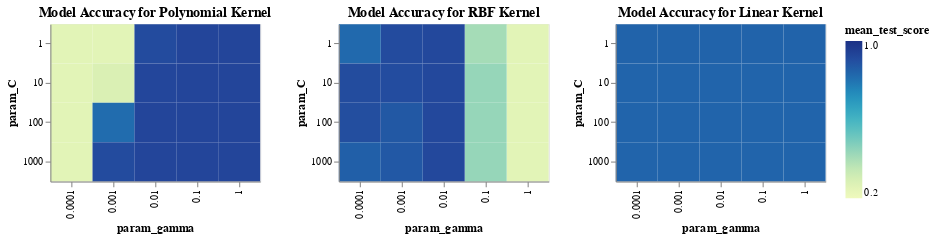

Source (notebook cell):
### Markdown cell above
**Overview of the results:**

### Code cell
import altair as alt

result = result[["mean_test_score", "param_C", "param_gamma", "param_kernel"]]

poly = alt.Chart(result[result["param_kernel"]=='poly']).mark_rect().encode(
    x='param_gamma:O',
    y='param_C:O',
    color=alt.Color('mean_test_score:Q', scale=alt.Scale(domain=[0.2,1]))
)
rbf = alt.Chart(result[result["param_kernel"]=='rbf']).mark_rect().encode(
    x='param_gamma:O',
    y='param_C:O',
    color=alt.Color('mean_test_score:Q', scale=alt.Scale(domain=[0.2,1]))
)
linear = alt.Chart(result[result["param_kernel"]=='linear']).mark_rect().encode(
    x='param_gamma:O',
    y='param_C:O',
    color=alt.Color('mean_test_score:Q', scale=alt.Scale(domain=[0.2,1]))
).properties(
    width=200,
    height=150,
    title='Model Accuracy for Linear Kernel'
)
poly.properties(
    width=200,
    height=150,
    title='Model Accuracy for Polynomial Kernel'
)|rbf.properties(
    width=200,
    height=150,
    title='Model Accuracy for RBF Kernel'
)|linear

### Figure 1 — Vega-Lite specification as saved in the notebook (floating-point values rounded to 4 significant figures)
{"config": {"view": {"continuousWidth": 400, "continuousHeight": 300}}, "hconcat": [{"data": {"name": "data-0d8f91e9444315e4e7b7def88c9a9093"}, "mark": "rect", "encoding": {"color": {"type": "quantitative", "field": "mean_test_score", "scale": {"domain": [0.2, 1]}}, "x": {"type": "ordinal", "field": "param_gamma"}, "y": {"type": "ordinal", "field": "param_C"}}, "height": 150, "title": "Model Accuracy for Polynomial Kernel", "width": 200}, {"data": {"name": "data-c41511076a749eeaf9bd0837caf43494"}, "mark": "rect", "encoding": {"color": {"type": "quantitative", "field": "mean_test_score", "scale": {"domain": [0.2, 1]}}, "x": {"type": "ordinal", "field": "param_gamma"}, "y": {"type": "ordinal", "field": "param_C"}}, "height": 150, "title": "Model Accuracy for RBF Kernel", "width": 200}, {"data": {"name": "data-e9957d63ae8c249c75acb935a592700d"}, "mark": "rect", "encoding": {"color": {"type": "quantitative", "field": "mean_test_score", "scale": {"domain": [0.2, 1]}}, "x": {"type": "ordinal", "field": "param_gamma"}, "y": {"type": "ordinal", "field": "param_C"}}, "height": 150, "title": "Model Accuracy for Linear Kernel", "width": 200}], "$schema": "https://vega.github.io/schema/vega-lite/v4.8.1.json", "datasets": {"data-0d8f91e9444315e4e7b7def88c9a9093": [{"mean_test_score": 0.9255, "param_C": 1, "param_gamma": 1, "param_kernel": "poly"}, {"mean_test_score": 0.9255, "param_C": 1, "param_gamma": 0.1, "param_kernel": "poly"}, {"mean_test_score": 0.91, "param_C": 1, "param_gamma": 0.01, "param_kernel": "poly"}, {"mean_test_score": 0.254, "param_C": 1, "param_gamma": 0.001, "param_kernel": "poly"}, {"mean_test_score": 0.254, "param_C": 1, "param_gamma": 0.0001, "param_kernel": "poly"}, {"mean_test_score": 0.9255, "param_C": 10, "param_gamma": 1, "param_kernel": "poly"}, {"mean_test_score": 0.9255, "param_C": 10, "param_gamma": 0.1, "param_kernel": "poly"}, {"mean_test_score": 0.9235, "param_C": 10, "param_gamma": 0.01, "param_kernel": "poly"}, {"mean_test_score": 0.284, "param_C": 10, "param_gamma": 0.001, "param_kernel": "poly"}, {"mean_test_score": 0.254, "param_C": 10, "param_gamma": 0.0001, "param_kernel": "poly"}, {"mean_test_score": 0.9255, "param_C": 100, "param_gamma": 1, "param_kernel": "poly"}, {"mean_test_score": 0.9255, "param_C": 100, "param_gamma": 0.1, "param_kernel": "poly"}, {"mean_test_score": 0.9255, "param_C": 100, "param_gamma": 0.01, "param_kernel": "poly"}, {"mean_test_score": 0.8175, "param_C": 100, "param_gamma": 0.001, "param_kernel": "poly"}, {"mean_test_score": 0.254, "param_C": 100, "param_gamma": 0.0001, "param_kernel": "poly"}, {"mean_test_score": 0.9255, "param_C": 1000, "param_gamma": 1, "param_kernel": "poly"}, {"mean_test_score": 0.9255, "param_C": 1000, "param_gamma": 0.1, "param_kernel": "poly"}, {"mean_test_score": 0.9255, "param_C": 1000, "param_gamma": 0.01, "param_kernel": "poly"}, {"mean_test_score": 0.91, "param_C": 1000, "param_gamma": 0.001, "param_kernel": "poly"}, {"mean_test_score": 0.254, "param_C": 1000, "param_gamma": 0.0001, "param_kernel": "poly"}], "data-c41511076a749eeaf9bd0837caf43494": [{"mean_test_score": 0.254, "param_C": 1, "param_gamma": 1, "param_kernel": "rbf"}, {"mean_test_score": 0.4065, "param_C": 1, "param_gamma": 0.1, "param_kernel": "rbf"}, {"mean_test_score": 0.918, "param_C": 1, "param_gamma": 0.01, "param_kernel": "rbf"}, {"mean_test_score": 0.9075, "param_C": 1, "param_gamma": 0.001, "param_kernel": "rbf"}, {"mean_test_score": 0.8235, "param_C": 1, "param_gamma": 0.0001, "param_kernel": "rbf"}, {"mean_test_score": 0.254, "param_C": 10, "param_gamma": 1, "param_kernel": "rbf"}, {"mean_test_score": 0.436, "param_C": 10, "param_gamma": 0.1, "param_kernel": "rbf"}, {"mean_test_score": 0.9185, "param_C": 10, "param_gamma": 0.01, "param_kernel": "rbf"}, {"mean_test_score": 0.9055, "param_C": 10, "param_gamma": 0.001, "param_kernel": "rbf"}, {"mean_test_score": 0.907, "param_C": 10, "param_gamma": 0.0001, "param_kernel": "rbf"}, {"mean_test_score": 0.254, "param_C": 100, "param_gamma": 1, "param_kernel": "rbf"}, {"mean_test_score": 0.436, "param_C": 100, "param_gamma": 0.1, "param_kernel": "rbf"}, {"mean_test_score": 0.9185, "param_C": 100, "param_gamma": 0.01, "param_kernel": "rbf"}, {"mean_test_score": 0.872, "param_C": 100, "param_gamma": 0.001, "param_kernel": "rbf"}, {"mean_test_score": 0.9005, "param_C": 100, "param_gamma": 0.0001, "param_kernel": "rbf"}, {"mean_test_score": 0.254, "param_C": 1000, "param_gamma": 1, "param_kernel": "rbf"}, {"mean_test_score": 0.436, "param_C": 1000, "param_gamma": 0.1, "param_kernel": "rbf"}, {"mean_test_score": 0.9185, "param_C": 1000, "param_gamma": 0.01, "param_kernel": "rbf"}, {"mean_test_score": 0.8705, "param_C": 1000, "param_gamma": 0.001, "param_kernel": "rbf"}, {"mean_test_score": 0.852, "param_C": 1000, "param_gamma": 0.0001, "param_kernel": "rbf"}], "data-e9957d63ae8c249c75acb935a592700d": [{"mean_test_score": 0.8405, "param_C": 1, "param_gamma": 1, "param_kernel": "linear"}, {"mean_test_score": 0.8405, "param_C": 1, "param_gamma": 0.1, "param_kernel": "linear"}, {"mean_test_score": 0.8405, "param_C": 1, "param_gamma": 0.01, "param_kernel": "linear"}, {"mean_test_score": 0.8405, "param_C": 1, "param_gamma": 0.001, "param_kernel": "linear"}, {"mean_test_score": 0.8405, "param_C": 1, "param_gamma": 0.0001, "param_kernel": "linear"}, {"mean_test_score": 0.837, "param_C": 10, "param_gamma": 1, "param_kernel": "linear"}, {"mean_test_score": 0.837, "param_C": 10, "param_gamma": 0.1, "param_kernel": "linear"}, {"mean_test_score": 0.837, "param_C": 10, "param_gamma": 0.01, "param_kernel": "linear"}, {"mean_test_score": 0.837, "param_C": 10, "param_gamma": 0.001, "param_kernel": "linear"}, {"mean_test_score": 0.837, "param_C": 10, "param_gamma": 0.0001, "param_kernel": "linear"}, {"mean_test_score": 0.837, "param_C": 100, "param_gamma": 1, "param_kernel": "linear"}, {"mean_test_score": 0.837, "param_C": 100, "param_gamma": 0.1, "param_kernel": "linear"}, {"mean_test_score": 0.837, "param_C": 100, "param_gamma": 0.01, "param_kernel": "linear"}, {"mean_test_score": 0.837, "param_C": 100, "param_gamma": 0.001, "param_kernel": "linear"}, {"mean_test_score": 0.837, "param_C": 100, "param_gamma": 0.0001, "param_kernel": "linear"}, {"mean_test_score": 0.837, "param_C": 1000, "param_gamma": 1, "param_kernel": "linear"}, {"mean_test_score": 0.837, "param_C": 1000, "param_gamma": 0.1, "param_kernel": "linear"}, {"mean_test_score": 0.837, "param_C": 1000, "param_gamma": 0.01, "param_kernel": "linear"}, {"mean_test_score": 0.837, "param_C": 1000, "param_gamma": 0.001, "param_kernel": "linear"}, {"mean_test_score": 0.837, "param_C": 1000, "param_gamma": 0.0001, "param_kernel": "linear"}]}}
